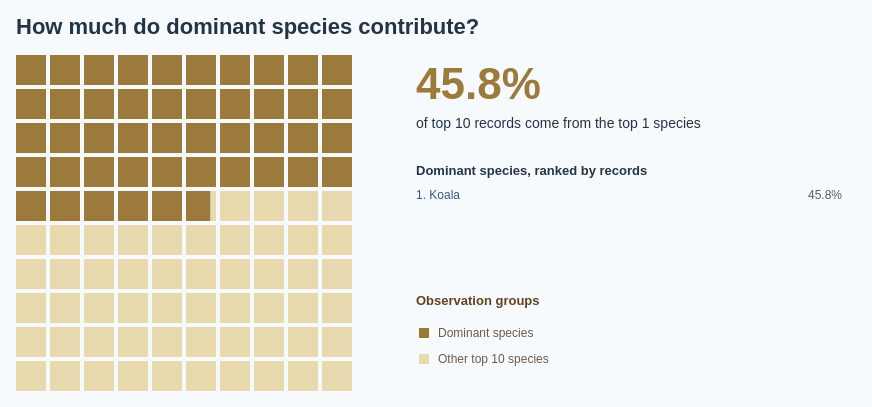

Vega-Lite specification for this chart:
### Vega specification from a JSON file in a GitHub repository (floating-point values rounded to 4 significant figures; data arrays with more than 128 entries replaced by an {"elided": "..."} marker saying what was removed)
{"$schema": "https://vega.github.io/schema/vega/v5.json", "description": "Share of observation records among the top 10 mammal species, comparing dominant species with the remaining species in that top 10. Dominant means the top N species by observation count (default top 1; selectable 1, 3, 5, 10), with scientific name ascending breaking ties. The waffle denominator includes only the top 10 species ranked by observation count. Rankings use 2017–2026 observation dates and all coordinates from Dataset/observations-794195.csv: 6,015 species-level records across 146 species. Subspecies are combined with parent species using the first two scientific-name components; genus-only records are excluded. Embedded aggregates match Lollipop.vg.json. The 10 by 10 grid contains 100 squares, each representing 1% of records; a split boundary square preserves the exact share without rounding to whole squares. Grid reads left to right, top to bottom. Counts reflect recording activity, not abundance. Individual species labels use the shared BumpChart palette. Tile colours encode dominant versus other records rather than individual species. Uses the 10 most recent available observation years (2017–2026), including partial 2026.", "width": 840, "height": {"signal": "max(340, observationLegendTop + 80)"}, "padding": 16, "background": "#f7fafc", "title": {"text": "How much do dominant species contribute?", "anchor": "start", "font": "Arial", "fontSize": 22, "color": "#243447", "offset": 16, "fontWeight": "bold"}, "signals": [{"name": "topN", "value": 1, "bind": {"input": "select", "options": [1, 3, 5, 10], "labels": ["Top 1 species", "Top 3 species", "Top 5 species", "Top 10 species"], "name": "Dominant species: "}}, {"name": "hoveredGroup", "value": null, "on": [{"events": "@dominantTiles:mouseover, @otherTiles:mouseover", "update": "event.item.mark.name === 'dominantTiles' ? 'Dominant species' : 'Other top 10 species'"}, {"events": "@legendSymbols:mouseover, @legendLabels:mouseover", "update": "datum.group"}, {"events": "@dominantTiles:mouseout, @otherTiles:mouseout, @legendSymbols:mouseout, @legendLabels:mouseout", "update": "null"}]}, {"name": "totals", "update": "data('summary')[0]"}, {"name": "dominantShare", "update": "totals.dominant / totals.total"}, {"name": "cutoff", "update": "dominantShare * 100"}, {"name": "legendColumnWidth", "value": 280}, {"name": "legendSymbolSize", "value": 100}, {"name": "observationLegendTop", "update": "max(250, 144 + max(0, length(data('topSpecies')) - 1) * 19 + 40)"}], "data": [{"name": "speciesCounts", "values": {"elided": "146 records"}, "transform": [{"type": "window", "sort": {"field": ["count", "scientific_name"], "order": ["descending", "ascending"]}, "ops": ["row_number"], "as": ["rank"]}, {"type": "formula", "expr": "datum.rank <= topN ? datum.count : 0", "as": "dominantCount"}]}, {"name": "summary", "source": "speciesCounts", "transform": [{"type": "filter", "expr": "datum.rank <= 10"}, {"type": "aggregate", "fields": ["count", "dominantCount", "scientific_name"], "ops": ["sum", "sum", "count"], "as": ["total", "dominant", "speciesCount"]}]}, {"name": "topSpecies", "source": "speciesCounts", "transform": [{"type": "filter", "expr": "datum.rank <= topN"}, {"type": "collect", "sort": {"field": "rank", "order": "ascending"}}]}, {"name": "groups", "values": [{"group": "Dominant species", "order": 0}, {"group": "Other top 10 species", "order": 1}], "transform": [{"type": "formula", "expr": "datum.order === 0 ? totals.dominant : totals.total - totals.dominant", "as": "count"}, {"type": "formula", "expr": "datum.count / totals.total", "as": "share"}, {"type": "formula", "expr": "datum.order === 0 ? topN : totals.speciesCount - topN", "as": "speciesCount"}]}, {"name": "cells", "transform": [{"type": "sequence", "start": 0, "stop": 100, "as": "index"}, {"type": "formula", "expr": "clamp(cutoff - datum.index, 0, 1)", "as": "fraction"}]}, {"name": "dominantCells", "source": "cells", "transform": [{"type": "filter", "expr": "datum.fraction > 0"}]}, {"name": "otherCells", "source": "cells", "transform": [{"type": "filter", "expr": "datum.fraction < 1"}]}], "scales": [{"name": "color", "type": "ordinal", "domain": ["Dominant species", "Other top 10 species"], "range": ["#9C7A3C", "#E9D9AE"]}, {"name": "speciesColor", "type": "ordinal", "domain": ["Koala", "Platypus", "Grey-headed Flying-fox", "Greater Glider", "Spotted-tailed Quoll", "European Rabbit", "Quokka", "Tasmanian Devil", "Eastern Barred Bandicoot", "Numbat", "Australian Sea Lion", "Eastern Quoll"], "range": ["#365B85", "#B65C30", "#2A8576", "#885BA6", "#AD4770", "#86701D", "#397FAD", "#6D6B70", "#C17A24", "#5146A0", "#4D7A24", "#bab0ab"], "unknown": "#52606d"}], "marks": [{"name": "otherTiles", "type": "rect", "from": {"data": "otherCells"}, "encode": {"update": {"x": {"signal": "datum.index % 10 * 34 + datum.fraction * 30"}, "y": {"signal": "(45 + floor(datum.index / 10) * 34) - 45"}, "width": {"signal": "30 * (1 - datum.fraction)"}, "height": {"value": 30}, "fill": {"value": "#E9D9AE"}, "fillOpacity": {"signal": "hoveredGroup == null || hoveredGroup === 'Other top 10 species' ? 1 : 0.25"}, "tooltip": {"signal": "{'Group': 'Other top 10 species', 'Species': totals.speciesCount - topN, 'Observations': format((totals.total - totals.dominant), ',d'), 'Share of top 10 records': format((1 - dominantShare), '.2%'), 'Total records': format(totals.total, ',d')}"}, "description": {"signal": "'Other top 10 species: ' + format((1 - dominantShare), '.2%') + ' of records'"}}}}, {"name": "dominantTiles", "type": "rect", "from": {"data": "dominantCells"}, "encode": {"update": {"x": {"signal": "datum.index % 10 * 34"}, "y": {"signal": "(45 + floor(datum.index / 10) * 34) - 45"}, "width": {"signal": "30 * datum.fraction"}, "height": {"value": 30}, "fill": {"value": "#9C7A3C"}, "fillOpacity": {"signal": "hoveredGroup == null || hoveredGroup === 'Dominant species' ? 1 : 0.25"}, "tooltip": {"signal": "{'Group': 'Dominant species', 'Species': topN, 'Observations': format(totals.dominant, ',d'), 'Share of top 10 records': format(dominantShare, '.2%'), 'Total records': format(totals.total, ',d')}"}, "description": {"signal": "'Dominant species: ' + format(dominantShare, '.2%') + ' of records'"}}}}, {"name": "headline", "type": "text", "interactive": false, "encode": {"update": {"x": {"value": 400}, "y": {"value": 44}, "text": {"signal": "format(dominantShare, '.1%')"}, "fontSize": {"value": 44}, "fill": {"value": "#9C7A3C"}, "fontWeight": {"value": "bold"}}}}, {"name": "headlineCaption", "type": "text", "interactive": false, "encode": {"update": {"x": {"value": 400}, "y": {"value": 73}, "text": {"signal": "'of top 10 records come from the top ' + topN + ' species'"}, "fontSize": {"value": 14}, "fill": {"value": "#243447"}, "fontWeight": {"value": "normal"}}}}, {"name": "totalCaption", "type": "text", "interactive": false, "encode": {"update": {"x": {"value": 400}, "y": {"value": 98}, "text": {"value": ""}, "fontSize": {"value": 12}, "fill": {"value": "#52606d"}, "fontWeight": {"value": "normal"}}}}, {"name": "legendSymbols", "type": "symbol", "from": {"data": "groups"}, "encode": {"update": {"x": {"value": 408}, "y": {"signal": "observationLegendTop + 28 + datum.order * 26"}, "shape": {"value": "square"}, "size": {"signal": "legendSymbolSize"}, "fill": {"scale": "color", "field": "group"}, "opacity": {"signal": "hoveredGroup == null || hoveredGroup === datum.group ? 1 : 0.25"}, "tooltip": {"signal": "{'Group': datum.group, 'Species': datum.speciesCount, 'Observations': format(datum.count, ',d'), 'Share of top 10 records': format(datum.share, '.2%')}"}}}}, {"name": "legendLabels", "type": "text", "interactive": true, "encode": {"update": {"x": {"value": 422}, "y": {"signal": "observationLegendTop + 28 + datum.order * 26"}, "text": {"field": "group"}, "fontSize": {"value": 12}, "fill": {"value": "#6a5b49"}, "fontWeight": {"value": "normal"}, "tooltip": {"signal": "{'Group': datum.group, 'Species': datum.speciesCount, 'Observations': format(datum.count, ',d'), 'Share of top 10 records': format(datum.share, '.2%')}"}, "baseline": {"value": "middle"}, "font": {"value": "Arial"}}}, "from": {"data": "groups"}}, {"name": "listHeading", "type": "text", "interactive": false, "encode": {"update": {"x": {"value": 400}, "y": {"value": 120}, "text": {"signal": "'Dominant species, ranked by records'"}, "fontSize": {"value": 13}, "fill": {"value": "#243447"}, "fontWeight": {"value": "bold"}}}}, {"name": "speciesLabels", "type": "text", "interactive": false, "encode": {"update": {"x": {"value": 400}, "y": {"signal": "144 + (datum.rank - 1) * 19"}, "text": {"signal": "datum.rank + '. ' + datum.species"}, "fontSize": {"value": 12}, "fill": {"scale": "speciesColor", "field": "species"}, "fontWeight": {"value": "normal"}, "limit": {"value": 290}}}, "from": {"data": "topSpecies"}}, {"name": "speciesShares", "type": "text", "interactive": false, "encode": {"update": {"x": {"value": 826}, "y": {"signal": "144 + (datum.rank - 1) * 19"}, "text": {"signal": "format(datum.count / totals.total, '.1%')"}, "fontSize": {"value": 12}, "fill": {"value": "#52606d"}, "fontWeight": {"value": "normal"}, "align": {"value": "right"}}}, "from": {"data": "topSpecies"}}, {"name": "legendTitle", "type": "text", "interactive": false, "encode": {"update": {"x": {"value": 400}, "y": {"signal": "observationLegendTop"}, "text": {"value": "Observation groups"}, "font": {"value": "Arial"}, "fontSize": {"value": 13}, "fontWeight": {"value": "bold"}, "fill": {"value": "#634320"}}}}], "config": {"font": "Arial", "legend": {"labelFont": "Arial", "titleFont": "Arial", "labelFontSize": 12, "titleFontSize": 13, "titleFontWeight": "bold", "labelColor": "#6a5b49", "titleColor": "#634320", "symbolType": "square", "symbolSize": 100, "rowPadding": 8, "columnPadding": 24, "labelOffset": 8}}, "usermeta": {"observationWindow": {"source": "Dataset/observations-794195.csv", "dateField": "observed_on", "years": [2017, 2018, 2019, 2020, 2021, 2022, 2023, 2024, 2025, 2026], "yearCount": 10, "includesPartialLatestYear": true}}}
